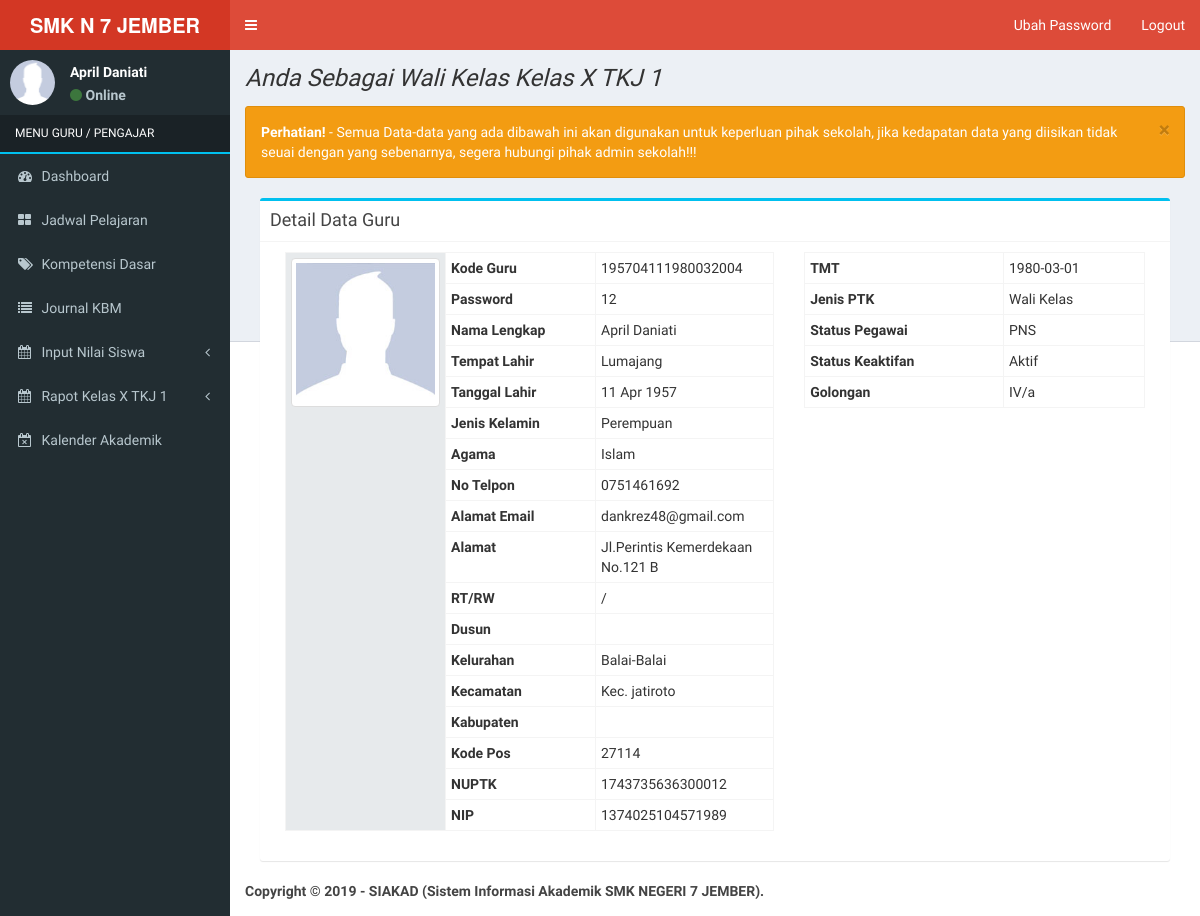
Page /index_guru.php (signed in) on the earlier database version.
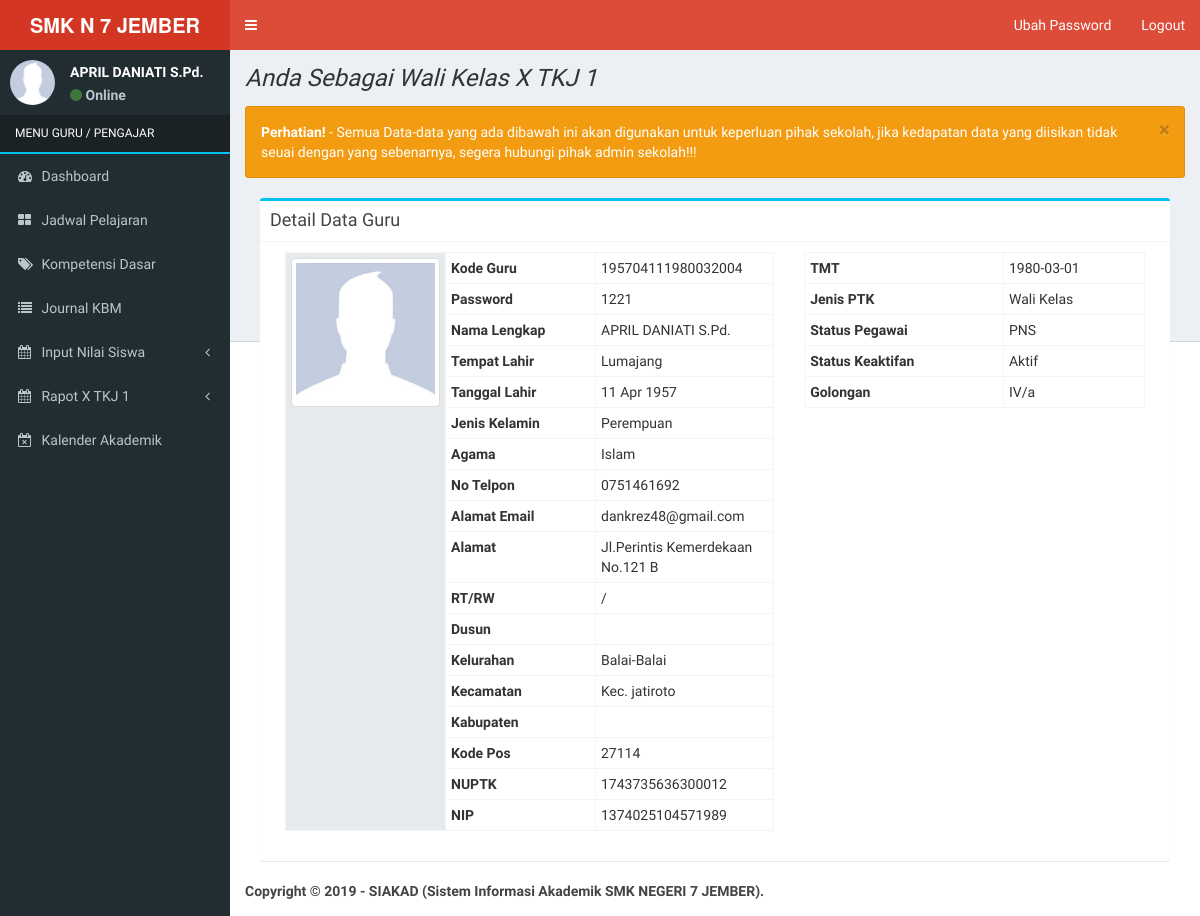
Same page on the later database version.
### tables this page shows
CREATE TABLE `guru` (
  `nip` varchar(30) NOT NULL,
  `password` varchar(255) NOT NULL,
  `nama_guru` varchar(150) NOT NULL,
  `tempat_lahir` varchar(150) NOT NULL,
  `tanggal_lahir` date NOT NULL,
  `id_jenis_kelamin` int(11) NOT NULL,
  `id_agama` int(11) NOT NULL,
  `telepon` varchar(15) NOT NULL,
  `email` varchar(150) NOT NULL,
  `alamat_jalan` varchar(255) NOT NULL,
  `rt` varchar(5) NOT NULL,
  `rw` varchar(5) NOT NULL,
  `nama_dusun` varchar(100) NOT NULL,
  `desa_kelurahan` varchar(100) NOT NULL,
  `kecamatan` varchar(100) NOT NULL,
  `kabupaten` varchar(150) NOT NULL,
  `kode_pos` int(10) NOT NULL,
  `nuptk` varchar(50) NOT NULL,
  `nik` varchar(50) NOT NULL,
  `tmt` varchar(20) NOT NULL,
  `id_status_kepegawaian` int(5) NOT NULL,
  `id_jenis_ptk` int(5) NOT NULL,
  `id_status_keaktifan` int(5) NOT NULL,
  `foto` varchar(255) NOT NULL,
  `id_golongan` int(5) NOT NULL
);

CREATE TABLE `kelas` (
  `kode_kelas` varchar(10) NOT NULL,
  `nip` varchar(30) NOT NULL,
  `kode_jurusan` varchar(10) NOT NULL,
  `kode_ruangan` varchar(10) NOT NULL,
  `nama_kelas` varchar(20) NOT NULL,
  `aktif` enum('Ya','Tidak') NOT NULL
);

CREATE TABLE `jenis_kelamin` (
  `id_jenis_kelamin` int(5) NOT NULL,
  `jenis_kelamin` varchar(50) NOT NULL
);

CREATE TABLE `agama` (
  `id_agama` int(5) NOT NULL,
  `nama_agama` varchar(100) NOT NULL
);

CREATE TABLE `jenis_ptk` (
  `id_jenis_ptk` int(5) NOT NULL,
  `jenis_ptk` varchar(100) NOT NULL,
  `keterangan` text NOT NULL
);

CREATE TABLE `status_kepegawaian` (
  `id_status_kepegawaian` int(5) NOT NULL,
  `status_kepegawaian` varchar(255) NOT NULL,
  `keterangan` text NOT NULL
);

CREATE TABLE `status_keaktifan` (
  `id_status_keaktifan` int(5) NOT NULL,
  `nama_status_keaktifan` varchar(255) NOT NULL,
  `keterangan` text NOT NULL
);

CREATE TABLE `golongan` (
  `id_golongan` int(5) NOT NULL,
  `nama_golongan` varchar(150) NOT NULL,
  `keterangan` text NOT NULL
);

### config/fungsi_indotgl.php (called while the page is built, shortened)
<?php
	function tgl_indo($tgl){
			$tanggal = substr($tgl,8,2);
			$bulan = getBulan(substr($tgl,5,2));
			$tahun = substr($tgl,0,4);
			return $tanggal.' '.$bulan.' '.$tahun;
	}
	function getBulan($bln){
				switch ($bln){
					case 4:
						return "Apr";
						break;
				}
			}
?>

### application/guru/home_guru.php (the view, shortened to what the changed rows need)
<?php
if ($_GET[act] == '') {
  if ($_SESSION[level] == 'guru') {
    $nip = $_SESSION[id];
  } else {
    $nip = $_GET[id];
  }
  $detail = mysqli_query($koneksi, "SELECT a.*, b.jenis_kelamin, c.status_kepegawaian, d.jenis_ptk, e.nama_agama, g.nama_golongan, f.nama_status_keaktifan
  FROM guru a LEFT JOIN jenis_kelamin b ON a.id_jenis_kelamin=b.id_jenis_kelamin
    LEFT JOIN status_kepegawaian c ON a.id_status_kepegawaian=c.id_status_kepegawaian
      LEFT JOIN jenis_ptk d ON a.id_jenis_ptk=d.id_jenis_ptk
        LEFT JOIN agama e ON a.id_agama=e.id_agama
          LEFT JOIN status_keaktifan f ON a.id_status_keaktifan=f.id_status_keaktifan
          LEFT JOIN golongan g ON a.id_golongan=g.id_golongan
              where a.nip='$nip'");
  $s = mysqli_fetch_array($detail);
  echo "
  <div class='alert alert-warning alert-dismissible fade in' role='alert'>
  <button type='button' class='close' data-dismiss='alert' aria-label='Close'>
  <span aria-hidden='true'>×</span></button>
  <strong>Perhatian!</strong> - Semua Data-data yang ada dibawah ini akan digunakan untuk keperluan pihak sekolah, jika kedapatan data yang diisikan tidak seuai dengan yang sebenarnya, segera hubungi pihak admin sekolah!!!
</div>
  <div class='col-md-12'>
<div class='box box-info'>
<div class='box-header with-border'>
<h3 class='box-title'>Detail Data Guru</h3>
</div>
<div class='box-body'>
<form method='POST' class='form-horizontal' action='' enctype='multipart/form-data'>
<div class='col-md-7'>
<table class='table table-condensed table-bordered'>
<tbody>
<input type='hidden' name='id' value='$s[nip]'>
<tr><th style='background-color:#E7EAEC' width='160px' rowspan='25'>";
  if (trim($s[foto]) == '') {
    echo "<img class='img-thumbnail' style='width:155px' src='foto_siswa/no-image.jpg'>";
  } else {
    echo "<img class='img-thumbnail' style='width:155px' src='foto_pegawai/$s[foto]'>";
  }
  echo "</th>
</tr>
<tr><th width='120px' scope='row'>Kode Guru</th>      <td>$s[nip]</td></tr>
<tr><th scope='row'>Password</th>               <td>$s[password]</td></tr>
<tr><th scope='row'>Nama Lengkap</th>           <td>$s[nama_guru]</td></tr>
<tr><th scope='row'>Tempat Lahir</th>           <td>$s[tempat_lahir]</td></tr>
<tr><th scope='row'>Tanggal Lahir</th>          <td>" . tgl_indo($s[tanggal_lahir]) . "</td></tr>
<tr><th scope='row'>Jenis Kelamin</th>          <td>$s[jenis_kelamin]</td></tr>
<tr><th scope='row'>Agama</th>                  <td>$s[nama_agama]</td></tr>
<tr><th scope='row'>No Telpon</th>              <td>$s[telepon]</td></tr>
<tr><th scope='row'>Alamat Email</th>           <td>$s[email]</td></tr>
<tr><th scope='row'>Alamat</th>                 <td>$s[alamat_jalan]</td></tr>
<tr><th scope='row'>RT/RW</th>                  <td>$s[rt]/$s[rw]</td></tr>
<tr><th scope='row'>Dusun</th>                  <td>$s[nama_dusun]</td></tr>
<tr><th scope='row'>Kelurahan</th>              <td>$s[desa_kelurahan]</td></tr>
<tr><th scope='row'>Kecamatan</th>              <td>$s[kecamatan]</td></tr>
<tr><th scope='row'>Kabupaten</th>              <td>$s[kabupaten]</td></tr>
<tr><th scope='row'>Kode Pos</th>               <td>$s[kode_pos]</td></tr>
<tr><th scope='row'>NUPTK</th>                  <td>$s[nuptk]</td></tr>
<tr><th width='150px' scope='row'>NIP</th>      <td>$s[nik]</td></tr>
</tbody>
</table>
</div>
<div class='col-md-5'>
<table class='table table-condensed table-bordered'>
<tbody>
<tr><th scope='row'>TMT</th>                   <td>$s[tmt]</td></tr>
<tr><th scope='row'>Jenis PTK</th>              <td>$s[jenis_ptk]</td></tr>
<tr><th scope='row'>Status Pegawai</th>         <td>$s[status_kepegawaian]</td></tr>
<tr><th scope='row'>Status Keaktifan</th>       <td>$s[nama_status_keaktifan]</td></tr>
<tr><th scope='row'>Golongan</th>               <td>$s[nama_golongan]</td></tr>
</tbody>
</table>
</div>
</div>
</form>
</div>";
}

### index_guru.php (shortened to what the changed rows need)
<?php
include "config/koneksi.php";
include "config/fungsi_indotgl.php";
if (isset($_SESSION[id])) {
  if ($_SESSION[level] == 'guru') {
    $iden = mysqli_fetch_array(mysqli_query($koneksi, "SELECT * FROM guru where nip='$_SESSION[id]'"));
    $nama =  $iden[nama_guru];
    $level = 'Guru / Pengajar';
    if (trim($iden[foto]) == '') {
      $foto = 'foto_siswa/no-image.jpg';
    } else {
      $foto = 'foto_pegawai/' . $iden[foto];
    }
  }
  ?>
  <!DOCTYPE html>
  <html>
  <head>
    <link rel="stylesheet" href="bootstrap/css/bootstrap.min.css">
    <link rel="stylesheet" href="https://maxcdn.bootstrapcdn.com/font-awesome/4.4.0/css/font-awesome.min.css">
    <link rel="stylesheet" href="https://code.ionicframework.com/ionicons/2.0.1/css/ionicons.min.css">
    <link rel="stylesheet" href="plugins/datatables/dataTables.bootstrap.css">
    <link rel="stylesheet" href="dist/css/AdminLTE.min.css">
    <link rel="stylesheet" href="dist/css/skins/_all-skins.min.css">
    <link rel="stylesheet" href="plugins/iCheck/flat/blue.css">
    <link rel="stylesheet" href="plugins/morris/morris.css">
    <link rel="stylesheet" href="plugins/jvectormap/jquery-jvectormap-1.2.2.css">
    <link rel="stylesheet" href="plugins/datepicker/datepicker3.css">
    <link rel="stylesheet" href="plugins/daterangepicker/daterangepicker-bs3.css">
    <link rel="stylesheet" href="plugins/bootstrap-wysihtml5/bootstrap3-wysihtml5.min.css">
  </head>
  <body class="hold-transition skin-red sidebar-mini">
    <div class="wrapper">
      <aside class="main-sidebar">
        <?php
          if ($_SESSION[level] == 'guru') {
            include "menu-guru.php";
          }
          ?>
      </aside>
      <div class="content-wrapper">
        <section class="content-header">
        <?php
        if($_SESSION[level] == 'guru'){
          $sql2=mysqli_query($koneksi,"SELECT * FROM kelas where nip='$_SESSION[id]'");
          $cekwalikelas=mysqli_num_rows($sql2);
          $kelas=mysqli_fetch_array($sql2);
          if($cekwalikelas==0){
            echo"<b><i>Anda Tidak Sebagai Wali Kelas Manapun !!!</i><b>";
          }else{
            echo"<h1><i>Anda Sebagai Wali Kelas ".$kelas['nama_kelas']."</i></h1>";
          }
        }
        ?>
        </section>
        <section class="content">
          <?php
            if ($_GET[view] == 'home' or $_GET[view] == '') {
              if ($_SESSION[level] == 'guru') {
                include "application/guru/home_guru.php";
              }
            }elseif ($_GET[view] == 'jadwalguru') {
              cek_session_guru();
              echo "<div class='row'>";
              include "application/guru/jadwalguru.php";
              echo "</div>";
            }elseif ($_GET[view] == 'absensi_siswa') {
              cek_session_guru();
              echo "<div class='row'>";
              include "application/guru/absensi_siswa.php";
              echo "</div>";
            }elseif ($_GET[view] == 'kompetensiguru') {
              cek_session_guru();
              echo "<div class='row'>";
              include "application/guru/kompetensidasar_guru.php";
              echo "</div>";
            } elseif ($_GET[view] == 'journalguru') {
              cek_session_guru();
              echo "<div class='row'>";
              include "application/guru/journal_guru.php";
              echo "</div>";
            } elseif ($_GET[view] == 'raport') {
              cek_session_guru();
              echo "<div class='row'>";
              include "application/raport.php";
              echo "</div>";
            } elseif ($_GET[view] == 'raportuts') {
              cek_session_guru();
              echo "<div class='row'>";
              include "application/raport_uts.php";
              echo "</div>";
            } elseif ($_GET[view] == 'kalender') {
              cek_session_guru();
              echo "<div class='row'>";
              include "application/guru/kalender_akademik.php";
              echo "</div>";
            } elseif ($_GET[view] == 'raport_wakel') {
              echo "<div class='row'>";
              include "application/wakel/raport_wakel.php";
              echo "</div>";
            } elseif ($_GET[view] == 'raportuts_wakel') {
              echo "<div class='row'>";
              include "application/wakel/raport_uts_wakel.php";
              echo "</div>";
             } elseif ($_GET[view] == 'raportcetak_wakel') {
              cek_session_guru();
              echo "<div class='row'>";
              include "application/wakel/raport_cetak_wakel.php";
              echo "</div>";
            } elseif ($_GET[view] == 'raportcetakuts_wakel') {
              cek_session_guru();
              echo "<div class='row'>";
              include "application/wakel/raport_cetak_uts_wakel.php";
              echo "</div>";
            } elseif ($_GET[view] == 'capaianhasilbelajar_wakel') {
              cek_session_guru();
              echo "<div class='row'>";
              include "application/wakel/raport_capaian_hasil_belajar_wakel.php";
              echo "</div>";
            } elseif ($_GET[view] == 'extrakulikuler_wakel') {
              cek_session_guru();
              echo "<div class='row'>";
              include "application/wakel/raport_extrakulikuler_wakel.php";
              echo "</div>";
            } elseif ($_GET[view] == 'prestasi_wakel') {
              cek_session_guru();
              echo "<div class='row'>";
              include "application/wakel/raport_prestasi_wakel.php";
              echo "</div>";
            }elseif ($_GET[view] == 'catatanwakel') {
              cek_session_guru();
              echo "<div class='row'>";
              include "application/wakel/raport_catatan_wakel.php";
              echo "</div>";
            }
            ?>
        </section>
      </div>
    </div>
  </body>
  </html>
<?php
} else {
  include "login.php";
}
?>

### menu-guru.php (shortened to what the changed rows need)
<section class="sidebar">
  <div class="user-panel">
    <div class="pull-left image">
      <img src="<?php echo $foto; ?>" class="img-circle" alt="User Image">
    </div>
    <div class="pull-left info">
      <p><?php echo $nama; ?></p>
      <p><a href="#"><i class="fa fa-circle text-success"></i> Online</a></p>
    </div>
  </div>
  <ul class="sidebar-menu">
    <li class="header" style='color:#fff; text-transform:uppercase; border-bottom:2px solid #00c0ef'>MENU <?php echo $level; ?></li>
    <li><a href="index_guru.php"><i class="fa fa-dashboard"></i> <span>Dashboard</span></a></li>
    <li><a href="index_guru.php?view=jadwalguru"><i class="fa fa-th-large"></i> <span>Jadwal Pelajaran</span></a></li>
    <li><a href="index_guru.php?view=kompetensiguru"><i class="fa fa-tags"></i> <span>Kompetensi Dasar</span></a></li>
    <li><a href="index_guru.php?view=journalguru"><i class="fa fa-list"></i> <span>Journal KBM</span></a></li>
    <li class="treeview">
      <a href="#"><i class="fa fa-calendar"></i> <span>Input Nilai Siswa</span><i class="fa fa-angle-left pull-right"></i></a>
     </li>
    <?php
				if($_SESSION[level] == 'guru'){
          $sql2=mysqli_query($koneksi,"SELECT * FROM kelas where nip='$_SESSION[id]'");
          $cekwalikelas=mysqli_num_rows($sql2);
          $kelas=mysqli_fetch_array($sql2);
				if ($cekwalikelas == 0) { } else {
					?>
				 <li class="treeview">
          <a href="#"><i class="fa fa-calendar"></i> <span>Rapot <?= $kelas['nama_kelas']; ?></span><i class="fa fa-angle-left pull-right"></i></a>
        </li>
       		<?php } ?>
      <?php } ?>
      <li><a href="index_guru.php?view=kalender"><i class="fa fa-calendar-times-o"></i> <span>Kalender Akademik</span></a></li>
  </ul>
</section>

Differences in the rows shown:
changed guru "Lumajang": nama_guru "April Daniati" → "APRIL DANIATI S.Pd."; password "12" → "1221"
changed kelas: nama_kelas "Kelas X TKJ 1" → "X TKJ 1"
